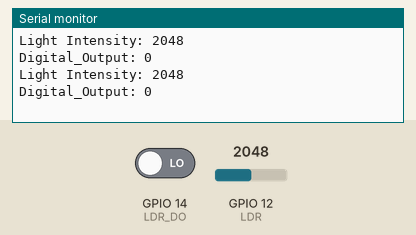
Bench run of a sketch on a simulated ESP32. On the bench: the last lines printed to the serial monitor. Inputs (shaded band) come from the test bench; at power-on: GPIO 12 (LDR) = 2048, GPIO 14 (LDR_DO) LOW.

Above: at 1.8 s.
1.9 s: GPIO 12 (LDR) set to 2866
At 2.8 s:
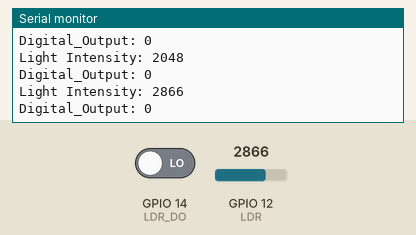
3.4 s: GPIO 14 (LDR_DO) driven HIGH
At 4.6 s:
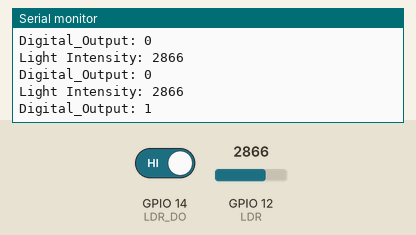
4.9 s: GPIO 12 (LDR) set to 3603
At 5.3 s:
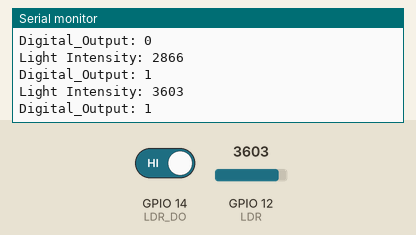
Timing chart, 0 to 7.9 s (numbered marks = the images above; inputs shaded):
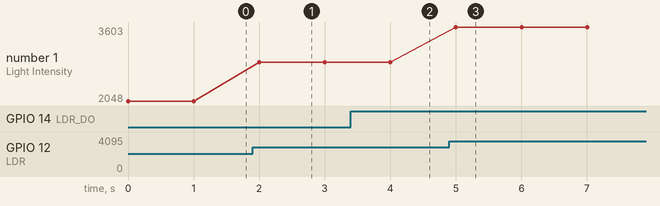

The sketch:

sketch.ino
```cpp
#define LDR 12
#define LDR_DO 14
void setup() {
  pinMode(12, INPUT);
  pinMode(14, INPUT);
  Serial.begin(9600);
}

void loop() {
  int sensorvalue = analogRead(LDR);
  Serial.print("Light Intensity: ");
  Serial.println(sensorvalue);


  int dovalue = digitalRead(LDR_DO);
  Serial.print("Digital_Output: ");
  Serial.println(dovalue);
  delay(1000);
}
```

Measured:
- after the input at 1.9 s, the serial monitor: prints a new line after 0.10 s (image 1)
- after the input at 3.4 s, the serial monitor: prints a new line after 0.60 s (image 2)
- after the input at 4.9 s, the serial monitor: prints a new line after 0.10 s (image 3)
- plotted number 1: 2048 → 2866 after the input at 1.9 s, 2866 → 3603 after the input at 4.9 s
